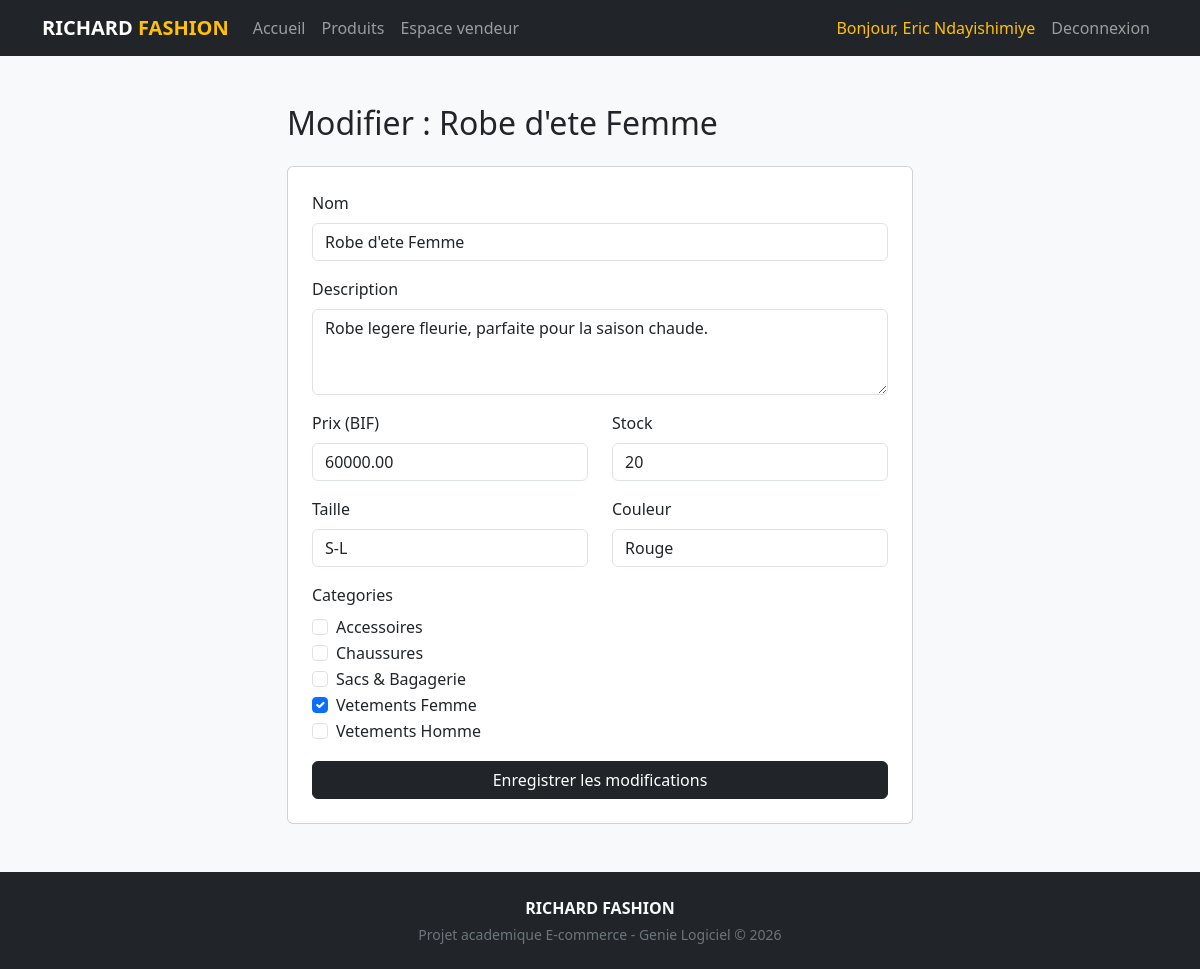
The app's page /vendeur/modifier_produit.php?id=2 (signed in) with its own data.
### tables this page shows
CREATE TABLE produits (
    id INT AUTO_INCREMENT PRIMARY KEY,
    vendeur_id INT NOT NULL,
    nom VARCHAR(150) NOT NULL,
    description TEXT,
    prix DECIMAL(10,2) NOT NULL,
    stock INT NOT NULL DEFAULT 0,
    taille VARCHAR(50),
    couleur VARCHAR(50),
    date_ajout DATETIME DEFAULT CURRENT_TIMESTAMP,
    FOREIGN KEY (vendeur_id) REFERENCES utilisateurs(id) ON DELETE CASCADE
);

CREATE TABLE categories (
    id INT AUTO_INCREMENT PRIMARY KEY,
    nom VARCHAR(100) NOT NULL UNIQUE,
    description VARCHAR(255)
);

### vendeur/modifier_produit.php (the view, shortened to what this page needs)
<?php
$pdo = getConnexion();
$id = (int)($_GET['id'] ?? 0);
$stmt = $pdo->prepare("SELECT * FROM produits WHERE id = :id AND vendeur_id = :vid");
$stmt->execute([':id' => $id, ':vid' => $_SESSION['user_id']]);
$produit = $stmt->fetch();
$categories = $pdo->query("SELECT * FROM categories ORDER BY nom")->fetchAll();
$catActuelles = $pdo->prepare("SELECT categorie_id FROM produit_categories WHERE produit_id = :id");
$catActuelles->execute([':id' => $id]);
$catActuelles = array_column($catActuelles->fetchAll(), 'categorie_id');
require_once __DIR__ . '/../includes/header.php';
?>
<div class="container my-5" style="max-width: 650px;">
  <h2 class="mb-4">Modifier : <?= htmlspecialchars($produit['nom']) ?></h2>
  <form method="POST" class="card p-4">
    <div class="mb-3"><label class="form-label">Nom</label><input type="text" name="nom" class="form-control" value="<?= htmlspecialchars($produit['nom']) ?>" required></div>
    <div class="mb-3"><label class="form-label">Description</label><textarea name="description" class="form-control" rows="3"><?= htmlspecialchars($produit['description']) ?></textarea></div>
    <div class="row">
      <div class="col-6 mb-3"><label class="form-label">Prix (BIF)</label><input type="number" name="prix" class="form-control" value="<?= $produit['prix'] ?>" required></div>
      <div class="col-6 mb-3"><label class="form-label">Stock</label><input type="number" name="stock" class="form-control" value="<?= $produit['stock'] ?>" required></div>
    </div>
    <div class="row">
      <div class="col-6 mb-3"><label class="form-label">Taille</label><input type="text" name="taille" class="form-control" value="<?= htmlspecialchars($produit['taille']) ?>"></div>
      <div class="col-6 mb-3"><label class="form-label">Couleur</label><input type="text" name="couleur" class="form-control" value="<?= htmlspecialchars($produit['couleur']) ?>"></div>
    </div>
    <div class="mb-3">
      <label class="form-label">Categories</label>
      <?php foreach ($categories as $cat): ?>
        <div class="form-check">
          <input class="form-check-input" type="checkbox" name="categories[]" value="<?= $cat['id'] ?>"
                 id="cat<?= $cat['id'] ?>" <?= in_array($cat['id'], $catActuelles) ? 'checked' : '' ?>>
          <label class="form-check-label" for="cat<?= $cat['id'] ?>"><?= htmlspecialchars($cat['nom']) ?></label>
        </div>
      <?php endforeach; ?>
    </div>
    <button type="submit" class="btn btn-dark w-100">Enregistrer les modifications</button>
  </form>
</div>
<?php require_once __DIR__ . '/../includes/footer.php'; ?>

### assets/css/style.css (style rules this page uses)
body { background-color: #f8f9fa; }

### records on screen
produits: nom "Robe d'ete Femme", description "Robe legere fleurie, parfaite pour la saison chaude.", prix "60000.00", stock "20", taille "S-L", couleur "Rouge"
categories: nom "Accessoires"
categories: nom "Chaussures"
categories: nom "Sacs & Bagagerie"
categories: id "☑", nom "Vetements Femme"
categories: nom "Vetements Homme"

### other values on screen
$user['nom'] "Eric Ndayishimiye"
